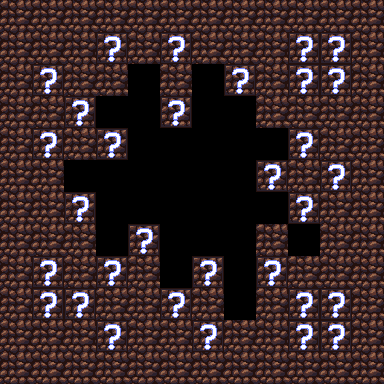

The image is a tile-based game level rendered from a .tmx file. Its description and complete source (layers, tilesets, objects, tile grids) follow:
An orthogonal 12x12 tile map with 32x32 px tiles, 1 tile layer (Tile Layer 1).

<map version="1.4" tiledversion="1.4.1" orientation="orthogonal" renderorder="right-down" width="12" height="12" tilewidth="32" tileheight="32" infinite="0" nextlayerid="2" nextobjectid="1">
 <editorsettings>
  <export format="csv" />
 </editorsettings>
 <tileset firstgid="1" source="../ChunkTileset.tsx" />
 <layer id="1" name="Tile Layer 1" width="12" height="12">
  <data encoding="csv">
1,1,1,1,1,1,1,1,1,1,1,1,
1,1,1,2,1,2,1,1,1,2,2,1,
1,2,1,1,0,1,0,2,1,2,2,1,
1,1,2,0,0,2,0,0,1,1,1,1,
1,2,1,2,0,0,0,0,0,2,1,1,
1,1,0,0,0,0,0,0,2,1,2,1,
1,1,2,0,0,0,0,0,0,2,1,1,
1,1,1,0,2,0,0,0,1,0,1,1,
1,2,1,2,1,0,2,0,2,1,1,1,
1,2,2,1,1,2,1,0,1,2,2,1,
1,1,1,2,1,1,2,1,1,2,2,1,
1,1,1,1,1,1,1,1,1,1,1,1
</data>
 </layer>
</map>
